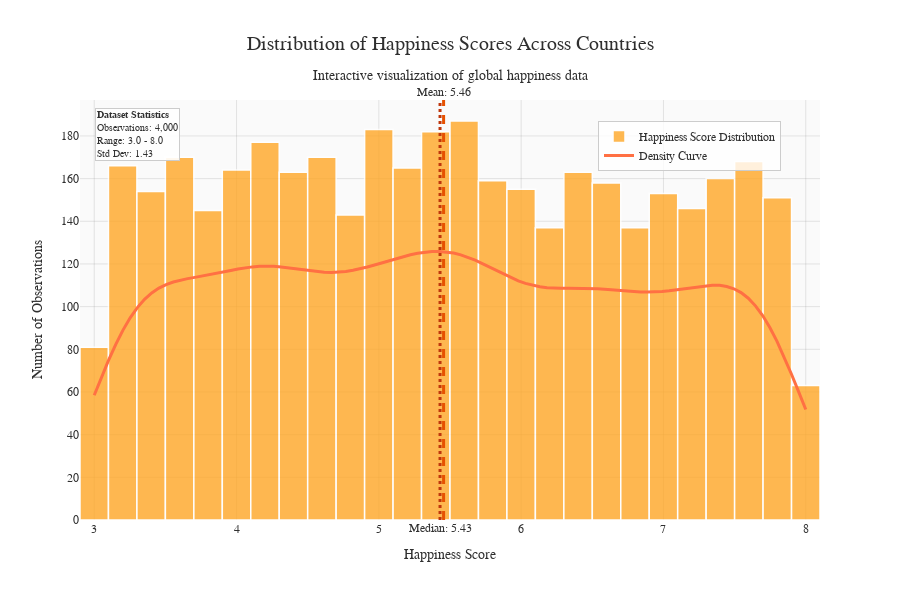

Write notebook code for a chart like this one.
### Code cell
import plotly.graph_objects as go
import numpy as np
from scipy import stats


# Calculate statistics
mean_score = df['Happiness_Score'].mean()
median_score = df['Happiness_Score'].median()
std_score = df['Happiness_Score'].std()

# Create the figure
fig = go.Figure()

# Add histogram
fig.add_trace(go.Histogram(
    x=df['Happiness_Score'],
    nbinsx=35,
    name='Happiness Score Distribution',
    marker_color='#FFA726',  # Sunny Orange - happy color!
    marker_line_color='white',
    marker_line_width=1.5,
    opacity=0.8,
    hovertemplate='<b>Happiness Score Range:</b> %{x}<br>' +
                  '<b>Count:</b> %{y}<br>' +
                  '<extra></extra>'
))

# Add KDE curve (density estimation)
x_range = np.linspace(df['Happiness_Score'].min(), df['Happiness_Score'].max(), 100)
kde = stats.gaussian_kde(df['Happiness_Score'])
kde_values = kde(x_range)

# Scale KDE to match histogram
hist_counts, bin_edges = np.histogram(df['Happiness_Score'], bins=35)
kde_scaled = kde_values * len(df['Happiness_Score']) * (bin_edges[1] - bin_edges[0])

fig.add_trace(go.Scatter(
    x=x_range,
    y=kde_scaled,
    mode='lines',
    name='Density Curve',
    line=dict(color='#FF7043', width=3),  # Coral color
    hovertemplate='<b>Happiness Score:</b> %{x:.2f}<br>' +
                  '<b>Density:</b> %{y:.1f}<br>' +
                  '<extra></extra>'
))

# Add mean line
fig.add_vline(
    x=mean_score,
    line_dash="dash",
    line_color="#E65100",  # Darker orange
    line_width=3,
    annotation_text=f"Mean: {mean_score:.2f}",
    annotation_position="top"
)

# Add median line
fig.add_vline(
    x=median_score,
    line_dash="dot",
    line_color="#BF360C",  # Even darker orange
    line_width=3,
    annotation_text=f"Median: {median_score:.2f}",
    annotation_position="bottom"
)

# Update layout with holtzy-inspired styling
fig.update_layout(
    title={
        'text': "Distribution of Happiness Scores Across Countries<br><sub>Interactive visualization of global happiness data</sub>",
        'x': 0.5,
        'xanchor': 'center',
        'font': {'size': 20, 'color': '#2F2F2F'}
    },
    xaxis_title="Happiness Score",
    yaxis_title="Number of Observations",
    font=dict(family="Arial, sans-serif", size=12, color="#2F2F2F"),
    plot_bgcolor='#FAFAFA',
    paper_bgcolor='white',
    showlegend=True,
    legend=dict(
        x=0.7,
        y=0.95,
        bgcolor='rgba(255,255,255,0.8)',
        bordercolor='#CCCCCC',
        borderwidth=1
    ),
    hovermode='x unified',
    width=900,
    height=600
)

# Update axes styling
fig.update_xaxes(
    gridcolor='rgba(128,128,128,0.2)',
    gridwidth=1,
    zeroline=False
)
fig.update_yaxes(
    gridcolor='rgba(128,128,128,0.2)',
    gridwidth=1,
    zeroline=False
)

# Add annotation box with statistics
fig.add_annotation(
    x=0.02,
    y=0.98,
    xref="paper",
    yref="paper",
    text=f"<b>Dataset Statistics</b><br>" +
         f"Observations: {len(df):,}<br>" +
         f"Range: {df['Happiness_Score'].min():.1f} - {df['Happiness_Score'].max():.1f}<br>" +
         f"Std Dev: {std_score:.2f}",
    showarrow=False,
    align="left",
    bgcolor="rgba(255,255,255,0.9)",
    bordercolor="#CCCCCC",
    borderwidth=1,
    font=dict(size=10)
)

# Show the plot
fig.show()

### Figure 1 — Plotly figure (JSON) as saved in the notebook; plotly's stock layout.template omitted (floating-point values rounded to 4 significant figures; data arrays with more than 128 entries replaced by an {"elided": "..."} marker saying what was removed)
{"data": [{"hovertemplate": "<b>Happiness Score Range:</b> %{x}<br><b>Count:</b> %{y}<br><extra></extra>", "marker": {"color": "#FFA726", "line": {"color": "white", "width": 1.5}}, "name": "Happiness Score Distribution", "nbinsx": 35, "opacity": 0.8, "type": "histogram", "x": {"elided": "4000 float values"}}, {"hovertemplate": "<b>Happiness Score:</b> %{x:.2f}<br><b>Density:</b> %{y:.1f}<br><extra></extra>", "line": {"color": "#FF7043", "width": 3}, "mode": "lines", "name": "Density Curve", "type": "scatter", "x": [3.0, 3.051, 3.101, 3.152, 3.202, 3.253, 3.303, 3.354, 3.404, 3.455, 3.505, 3.556, 3.606, 3.657, 3.707, 3.758, 3.808, 3.859, 3.909, 3.96, 4.01, 4.061, 4.111, 4.162, 4.212, 4.263, 4.313, 4.364, 4.414, 4.465, 4.515, 4.566, 4.616, 4.667, 4.717, 4.768, 4.818, 4.869, 4.919, 4.97, 5.02, 5.071, 5.121, 5.172, 5.222, 5.273, 5.323, 5.374, 5.424, 5.475, 5.525, 5.576, 5.626, 5.677, 5.727, 5.778, 5.828, 5.879, 5.929, 5.98, 6.03, 6.081, 6.131, 6.182, 6.232, 6.283, 6.333, 6.384, 6.434, 6.485, 6.535, 6.586, 6.636, 6.687, 6.737, 6.788, 6.838, 6.889, 6.939, 6.99, 7.04, 7.091, 7.141, 7.192, 7.242, 7.293, 7.343, 7.394, 7.444, 7.495, 7.545, 7.596, 7.646, 7.697, 7.747, 7.798, 7.848, 7.899, 7.949, 8.0], "y": [58.49, 66.87, 74.9, 82.34, 89.0, 94.75, 99.55, 103.4, 106.4, 108.7, 110.3, 111.5, 112.4, 113.1, 113.7, 114.3, 114.9, 115.6, 116.3, 117.0, 117.6, 118.2, 118.6, 118.9, 119.0, 118.9, 118.6, 118.2, 117.7, 117.2, 116.8, 116.4, 116.1, 116.0, 116.2, 116.5, 117.0, 117.7, 118.6, 119.5, 120.5, 121.6, 122.6, 123.5, 124.3, 125.0, 125.5, 125.8, 125.9, 125.6, 125.1, 124.3, 123.1, 121.8, 120.2, 118.5, 116.8, 115.1, 113.5, 112.1, 110.9, 109.9, 109.3, 108.9, 108.6, 108.6, 108.6, 108.6, 108.6, 108.6, 108.4, 108.2, 107.9, 107.5, 107.2, 107.0, 106.8, 106.8, 106.9, 107.1, 107.5, 107.9, 108.5, 109.0, 109.5, 109.9, 110.1, 110.0, 109.4, 108.4, 106.6, 103.9, 100.4, 95.8, 90.22, 83.7, 76.38, 68.44, 60.14, 51.76]}], "layout": {"annotations": [{"showarrow": false, "text": "Mean: 5.46", "x": 5.455, "xanchor": "center", "xref": "x", "y": 1, "yanchor": "bottom", "yref": "y domain"}, {"showarrow": false, "text": "Median: 5.43", "x": 5.43, "xanchor": "center", "xref": "x", "y": 0, "yanchor": "top", "yref": "y domain"}, {"align": "left", "bgcolor": "rgba(255,255,255,0.9)", "bordercolor": "#CCCCCC", "borderwidth": 1, "font": {"size": 10}, "showarrow": false, "text": "<b>Dataset Statistics</b><br>Observations: 4,000<br>Range: 3.0 - 8.0<br>Std Dev: 1.43", "x": 0.02, "xref": "paper", "y": 0.98, "yref": "paper"}], "font": {"color": "#2F2F2F", "family": "Arial, sans-serif", "size": 12}, "height": 600, "hovermode": "x unified", "legend": {"bgcolor": "rgba(255,255,255,0.8)", "bordercolor": "#CCCCCC", "borderwidth": 1, "x": 0.7, "y": 0.95}, "paper_bgcolor": "white", "plot_bgcolor": "#FAFAFA", "shapes": [{"line": {"color": "#E65100", "dash": "dash", "width": 3}, "type": "line", "x0": 5.455, "x1": 5.455, "xref": "x", "y0": 0, "y1": 1, "yref": "y domain"}, {"line": {"color": "#BF360C", "dash": "dot", "width": 3}, "type": "line", "x0": 5.43, "x1": 5.43, "xref": "x", "y0": 0, "y1": 1, "yref": "y domain"}], "showlegend": true, "title": {"font": {"color": "#2F2F2F", "size": 20}, "text": "Distribution of Happiness Scores Across Countries<br><sub>Interactive visualization of global happiness data</sub>", "x": 0.5, "xanchor": "center"}, "width": 900, "xaxis": {"gridcolor": "rgba(128,128,128,0.2)", "gridwidth": 1, "title": {"text": "Happiness Score"}, "zeroline": false}, "yaxis": {"gridcolor": "rgba(128,128,128,0.2)", "gridwidth": 1, "title": {"text": "Number of Observations"}, "zeroline": false}}}
